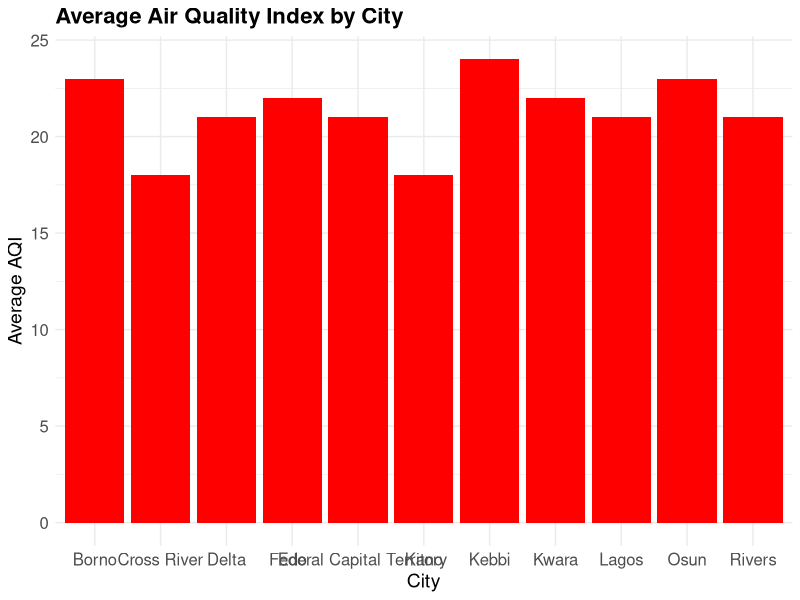

Write R code to recreate this figure.
# aqi_bar_chart_from_csv.R

# -------------------------------
# 1. Load Libraries
# -------------------------------
library(tidyverse)   # includes readr, ggplot2, dplyr, tidyr

# -------------------------------
# 2. Collecting Data
# -------------------------------
# Read AQI data from CSV (ensure the file path is correct)
# CSV must contain: City, AQI
AQI_raw <- read_csv("Nigeria AQI Data.csv")

# -------------------------------
# 3. Cleaning & Preparing Data
# -------------------------------
AQI_data <- AQI_raw %>%
  rename(
    city = City,
    AQI  = AQI
  ) %>%
  select(city, AQI) %>%
  filter(!is.na(AQI)) %>%
  mutate(city = as.factor(city))

# -------------------------------
# 4. Exploratory Data Analysis (EDA)
# -------------------------------
# Bar Chart: Average AQI by City
avg_aqi <- AQI_data %>%
  group_by(city) %>%
  summarize(avg_AQI = mean(AQI, na.rm = TRUE))

plot_avg_aqi_bar <- ggplot(avg_aqi, aes(x = city, y = avg_AQI)) +
  geom_col(fill = "red") +
  labs(
    title = "Average Air Quality Index by City",
    x     = "City",
    y     = "Average AQI"
  ) +
  theme_minimal() +
  theme(
    plot.title = element_text(size = 16, face = "bold"),
    axis.title = element_text(size = 14),
    axis.text  = element_text(size = 12)
  )

# Display the bar chart
print(plot_avg_aqi_bar)

# -------------------------------
# 5. Deploying Final Visualization
# -------------------------------
# Save the bar chart to file
# ggsave("Average_AQI_by_city.png", plot_avg_aqi_bar, width = 10, height = 6, dpi = 300)
